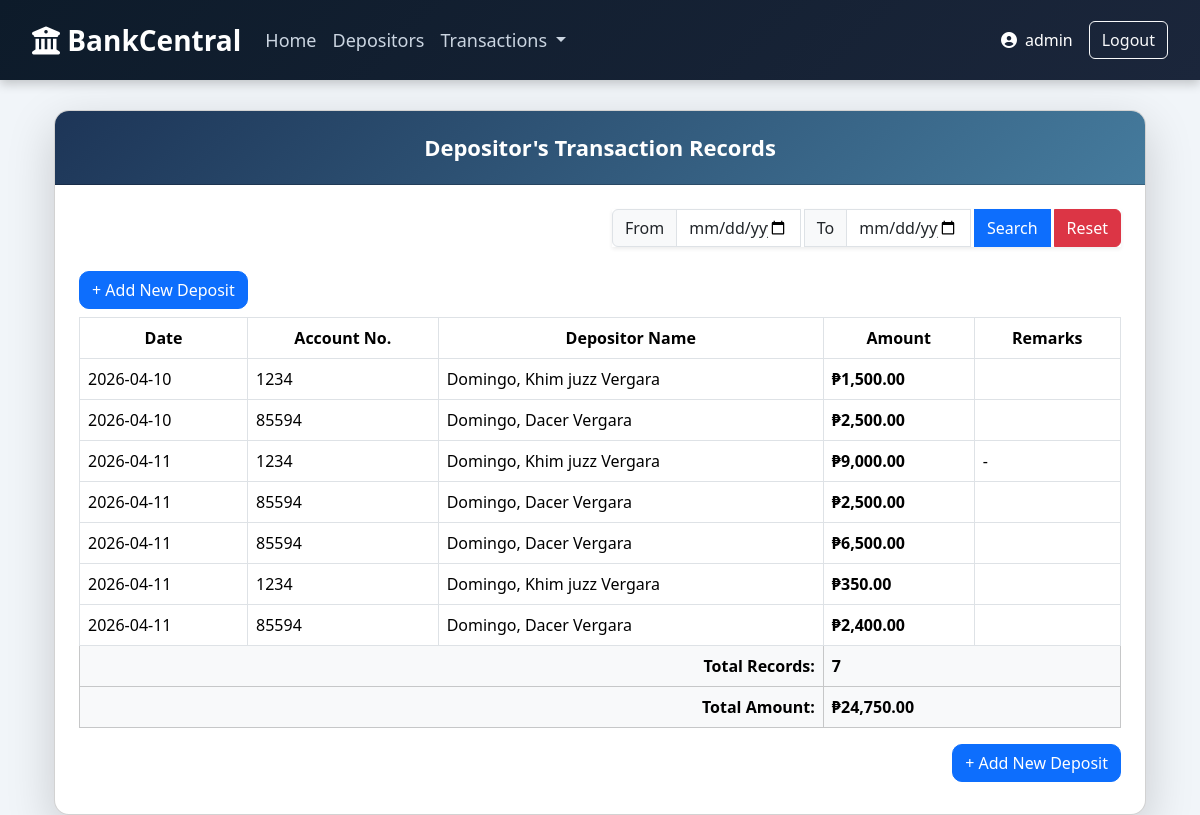
Screenshot of /main.php?page=deposit (signed in) with the database file from the repository.
### tables this page shows
CREATE TABLE `tbl_transaction` (
  `trans_id` int(11) NOT NULL,
  `trans_date` date DEFAULT NULL,
  `profile_id` int(11) DEFAULT NULL,
  `account_number` varchar(20) DEFAULT NULL,
  `amount` decimal(15,2) DEFAULT NULL,
  `trans_type` enum('Deposit','Withdrawal') NOT NULL,
  `remarks` text DEFAULT NULL,
  `created_at` timestamp NOT NULL DEFAULT current_timestamp()
);

CREATE TABLE `tbl_profile` (
  `id` int(11) NOT NULL,
  `account_number` varchar(20) DEFAULT NULL,
  `lastname` varchar(50) DEFAULT NULL,
  `firstname` varchar(50) DEFAULT NULL,
  `middlename` varchar(50) DEFAULT NULL,
  `birthdate` date DEFAULT NULL,
  `gender` varchar(20) DEFAULT NULL,
  `created_at` timestamp NOT NULL DEFAULT current_timestamp()
);

### deposit.php (the view, shortened to what this page needs)
<?php
    include 'config.php';
?>
<!DOCTYPE html>
<html lang="en">
<head>
    <link href="https://cdn.jsdelivr.net/npm/bootstrap@5.3.8/dist/css/bootstrap.min.css" rel="stylesheet">
</head>
<body>
    <div class="container container-card">
        <div class="card shadow-lg bank-card">
            <div class="card-header">
                Depositor's Transaction Records
            </div>
            <div class="card-body p-4">
                <form method="POST" action="main.php?page=deposit">
                    <div class="row mb-4 align-items-center">
                        <div class="col-md-6 text-end">
                            <div class="input-group shadow-sm text-end">
                                <span class="input-group-text">From</span>
                                <input type="date" class="form-control me-1" name="start_date" value="<?php echo isset($_POST['start_date']); ?>">
                                <span class="input-group-text">To</span>
                                <input type="date" class="form-control me-1" name="end_date" value="<?php echo isset($_POST['end_date']) ?>">
                                <button type="submit" class="btn btn-primary me-1" name="cmd_search">Search</button>
                                <button type="submit" class="btn btn-danger" name="cmd_reset">Reset</button>
                            </div>
                        </div>
                    </div>
                </form>
                <div class="table-responsive">
                    <div class="col-md-4 mb-2">
                        <a href="add_deposit.php" class="btn btn-primary btn-md btn-bank">
                            + Add New Deposit
                        </a>
                    </div>
                    <table class="table table-hover table-bordered align-middle">
                        <thead class="text-center">
                            <tr>
                                <th>Date</th>
                                <th>Account No.</th>
                                <th>Depositor Name</th>
                                <th>Amount</th>
                                <th>Remarks</th>
                            </tr>
                        </thead>
                        <tbody>
                            <?php
                            $totalAmount = 0;
                            $totalRecords = 0;
                            $query = "SELECT tbl_transaction.trans_date,
                                         tbl_profile.account_number AS profile_acc_no,
                                         tbl_profile.lastname,
                                         tbl_profile.firstname,
                                         tbl_profile.middlename,
                                         tbl_transaction.amount,
                                         tbl_transaction.remarks
                                  FROM tbl_transaction
                                  JOIN tbl_profile ON tbl_transaction.profile_id = tbl_profile.id
                                  WHERE tbl_transaction.trans_type = 'Deposit'";
                            $query .= " ORDER BY trans_date";
                            $result = mysqli_query($conn, $query);
                            if (mysqli_num_rows($result) > 0) {
                                while ($record = mysqli_fetch_array($result)) {
                                    $name = $record["lastname"] . ', ' . $record['firstname'] . ' ' . $record['middlename'];
                                    $amount = $record["amount"];
                                    $remarks = $record["remarks"] ?? '-';
                                    $totalAmount += $amount;
                                    $totalRecords++;
                            ?>
                                    <tr>
                                        <td><?php echo $record["trans_date"]; ?></td>
                                        <td><?php echo $record["profile_acc_no"] ?? 'N/A'; ?></td>
                                        <td><?php echo $name; ?></td>
                                        <td class="amount">₱<?php echo number_format($amount, 2); ?></td>
                                        <td><?php echo $remarks; ?></td>
                                    </tr>
                            <?php
                                }
                            } else {
                                echo "<tr><td colspan='5' class='text-center text-muted'>No records found.</td></tr>";
                            }
                            ?>
                            <tr class="table-light">
                                <td colspan="3" class="text-end summary-text">Total Records:</td>
                                <td colspan="2" class="summary-text"><?php echo $totalRecords; ?></td>
                            </tr>
                            <tr class="table-light">
                                <td colspan="3" class="text-end summary-text">Total Amount:</td>
                                <td colspan="2" class="summary-text amount">
                                    ₱<?php echo number_format($totalAmount, 2); ?>
                                </td>
                            </tr>
                        </tbody>
                    </table>
                    <div class="col-md-12 mb-2 text-end">
                        <a href="add_deposit.php" class="btn btn-primary btn-md btn-bank">
                            + Add New Deposit
                        </a>
                    </div>
                </div>
            </div>
        </div>
    </div>
</body>
</html>

### main.php (shortened to what this page needs)
<!DOCTYPE html>
<html lang="en">
<head>
    <link href="https://cdn.jsdelivr.net/npm/bootstrap@5.3.8/dist/css/bootstrap.min.css" rel="stylesheet">
</head>
<body>
    <?php include 'menu.php'; ?>
    <div class="container mt-4">
        <?php
        if (isset($_GET['page'])) {
            $page = $_GET['page'];
            $allowed_pages = ['home', 'user_profile', 'deposit', 'withdrawal'];
            if (in_array($page, $allowed_pages)) {
                include "$page.php";
            } else {
                echo "<h1>Page not found</h1>";
            }
        } else {
            include 'home.php';
        }
        ?>
    </div>
</body>
</html>

### menu.php (shortened to what this page needs)
<!DOCTYPE html>
<html lang="en">
<head>
    <link href="https://cdn.jsdelivr.net/npm/bootstrap@5.3.8/dist/css/bootstrap.min.css" rel="stylesheet">
    <link rel="stylesheet" href="https://cdnjs.cloudflare.com/ajax/libs/font-awesome/6.5.0/css/all.min.css">
</head>
<body>
    <nav class="navbar navbar-expand-lg navbar-dark sticky-top">
        <div class="container-fluid">
            <a class="navbar-brand" href="#"><i class="fa-solid fa-building-columns"></i> BankCentral</a>
            <div class="collapse navbar-collapse" id="navbarSupportedContent">
                <ul class="navbar-nav me-auto mb-2 mb-lg-0">
                    <li class="nav-item">
                        <a class="nav-link" href="main.php?page=home">Home</a>
                    </li>
                    <li class="nav-item">
                        <a class="nav-link" href="main.php?page=user_profile">Depositors</a>
                    </li>
                    <li class="nav-item dropdown">
                        <a class="nav-link dropdown-toggle" href="#" data-bs-toggle="dropdown">
                            Transactions
                        </a>
                    </li>
                </ul>
                <div class="d-flex align-items-center gap-3 ms-auto">
                    <span class="text-white d-flex align-items-center gap-2">
                        <i class="fas fa-user-circle"></i>
                        <?php echo $_SESSION["username"]; ?>
                    </span>
                    <a class="btn btn-logout btn-outline-light btn-md" data-bs-toggle="modal" data-bs-target="#logoutModal">
                        Logout
                    </a>
                </div>
            </div>
        </div>
    </nav>
</body>
</html>

### main.php (style rules this page uses)
body { margin: 0; padding: 0; font-family: Arial, sans-serif; background-color: #f0f0f0; }

### menu.php (style rules this page uses)
body { background: #f1f5f9; }
.navbar { background: linear-gradient(135deg, #0d1b2a, #1b263b); padding: 14px 20px !important; box-shadow: 0px 4px 10px rgba(0,0,0,0.2); }
.navbar-brand { font-size: 28px !important; font-weight: bold; color: #fff !important; }
.nav-link { font-size: 18px !important; color: #cbd5e1 !important; transition: 0.2s; }

### deposit.php (style rules this page uses)
body { background: #f1f5f9; }
.card-header { background: linear-gradient(135deg, #1d3557, #457b9d); color: white; padding: 20px; font-weight: bold; font-size: 22px; text-align: center; border-radius: 15px 15px 0 0; }
.bank-card { border-radius: 15px; overflow: hidden; }
.table thead { background: #1d3557; color: white; }
.btn-bank { border-radius: 10px; }
.summary-text { font-weight: bold; }
.amount { color: #198754; font-weight: bold; }
.container-card { margin-top: 30px; }

### rows the page displays
tbl_transaction: trans_date "2026-04-10", profile.account_number "1234", profile.middlename "Domingo, Khim juzz Vergara", amount "1,500.00"
tbl_transaction: trans_date "2026-04-10", profile.account_number "85594", profile.middlename "Domingo, Dacer Vergara", amount "2,500.00"
tbl_transaction: trans_date "2026-04-11", profile.account_number "1234", profile.middlename "Domingo, Khim juzz Vergara", amount "9,000.00", remarks "-"
tbl_transaction: trans_date "2026-04-11", profile.account_number "85594", profile.middlename "Domingo, Dacer Vergara", amount "2,500.00"
tbl_transaction: trans_date "2026-04-11", profile.account_number "85594", profile.middlename "Domingo, Dacer Vergara", amount "6,500.00"
tbl_transaction: trans_date "2026-04-11", profile.account_number "1234", profile.middlename "Domingo, Khim juzz Vergara", amount "350.00"
tbl_transaction: trans_date "2026-04-11", profile.account_number "85594", profile.middlename "Domingo, Dacer Vergara", amount "2,400.00"

### other values shown
$_SESSION["username"] "admin"
$totalRecords "7"
$totalAmount "24,750.00"
